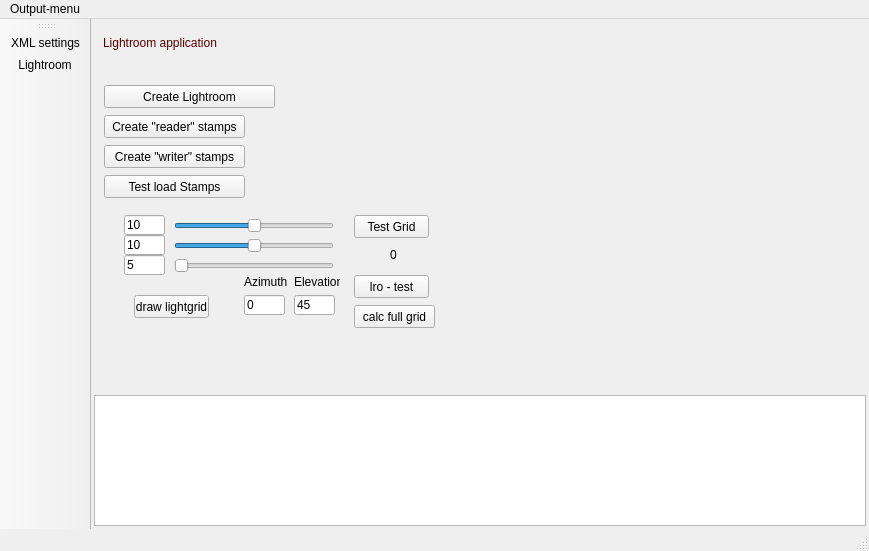
<?xml version="1.0" encoding="UTF-8"?>
<ui version="4.0">
 <class>MainWindowClass</class>
 <widget class="QMainWindow" name="MainWindowClass">
  <property name="geometry">
   <rect>
    <x>0</x>
    <y>0</y>
    <width>869</width>
    <height>551</height>
   </rect>
  </property>
  <property name="windowTitle">
   <string>FON Studio</string>
  </property>
  <property name="windowIcon">
   <iconset>
    <normaloff>:/phone-icon.png</normaloff>:/phone-icon.png</iconset>
  </property>
  <widget class="QWidget" name="centralWidget">
   <layout class="QGridLayout" name="gridLayout" rowstretch="0,5,2">
    <property name="margin">
     <number>3</number>
    </property>
    <property name="spacing">
     <number>3</number>
    </property>
    <item row="0" column="0" colspan="2">
     <widget class="QWidget" name="mainCaption" native="true">
      <property name="minimumSize">
       <size>
        <width>0</width>
        <height>40</height>
       </size>
      </property>
      <property name="maximumSize">
       <size>
        <width>16777215</width>
        <height>40</height>
       </size>
      </property>
      <widget class="QLabel" name="headerCaption">
       <property name="geometry">
        <rect>
         <x>9</x>
         <y>9</y>
         <width>701</width>
         <height>24</height>
        </rect>
       </property>
       <property name="styleSheet">
        <string>font: 75 14pt &quot;Verdana&quot;;
color: rgb(85, 0, 0);</string>
       </property>
       <property name="text">
        <string>Lightroom application</string>
       </property>
       <property name="textFormat">
        <enum>Qt::PlainText</enum>
       </property>
      </widget>
     </widget>
    </item>
    <item row="1" column="0">
     <widget class="QStackedWidget" name="editStack">
      <property name="sizePolicy">
       <sizepolicy hsizetype="Preferred" vsizetype="Preferred">
        <horstretch>0</horstretch>
        <verstretch>0</verstretch>
       </sizepolicy>
      </property>
      <property name="minimumSize">
       <size>
        <width>400</width>
        <height>0</height>
       </size>
      </property>
      <property name="currentIndex">
       <number>1</number>
      </property>
      <widget class="QWidget" name="pageXML">
       <layout class="QVBoxLayout" name="verticalLayout">
        <item>
         <layout class="QHBoxLayout" name="horizontalLayout">
          <item>
           <widget class="QLineEdit" name="initFileName">
            <property name="text">
             <string>fon.xml</string>
            </property>
           </widget>
          </item>
          <item>
           <widget class="QPushButton" name="reloadFile">
            <property name="toolTip">
             <string>Reload file from drive</string>
            </property>
            <property name="text">
             <string>Reload</string>
            </property>
           </widget>
          </item>
          <item>
           <widget class="QPushButton" name="openFile">
            <property name="toolTip">
             <string>open file using file dialog</string>
            </property>
            <property name="text">
             <string>Open</string>
            </property>
           </widget>
          </item>
          <item>
           <widget class="QPushButton" name="saveFile">
            <property name="toolTip">
             <string>save current XML to file</string>
            </property>
            <property name="text">
             <string>Save</string>
            </property>
           </widget>
          </item>
          <item>
           <widget class="QPushButton" name="applyXML">
            <property name="toolTip">
             <string>load xml file into the system (necessary!)</string>
            </property>
            <property name="text">
             <string>Apply!</string>
            </property>
           </widget>
          </item>
         </layout>
        </item>
        <item>
         <widget class="QTextEdit" name="iniEdit">
          <property name="enabled">
           <bool>true</bool>
          </property>
          <property name="sizePolicy">
           <sizepolicy hsizetype="Expanding" vsizetype="Expanding">
            <horstretch>0</horstretch>
            <verstretch>1</verstretch>
           </sizepolicy>
          </property>
          <property name="maximumSize">
           <size>
            <width>1000</width>
            <height>16777215</height>
           </size>
          </property>
         </widget>
        </item>
       </layout>
      </widget>
      <widget class="QWidget" name="pageLightroom">
       <widget class="QPushButton" name="pbCreateLightroom">
        <property name="geometry">
         <rect>
          <x>10</x>
          <y>20</y>
          <width>171</width>
          <height>23</height>
         </rect>
        </property>
        <property name="text">
         <string>Create Lightroom</string>
        </property>
       </widget>
       <widget class="QPushButton" name="testLRO">
        <property name="geometry">
         <rect>
          <x>260</x>
          <y>210</y>
          <width>75</width>
          <height>23</height>
         </rect>
        </property>
        <property name="text">
         <string>lro - test</string>
        </property>
       </widget>
       <widget class="QLineEdit" name="lr_x">
        <property name="geometry">
         <rect>
          <x>30</x>
          <y>150</y>
          <width>41</width>
          <height>20</height>
         </rect>
        </property>
        <property name="text">
         <string>10</string>
        </property>
       </widget>
       <widget class="QLineEdit" name="lr_z">
        <property name="geometry">
         <rect>
          <x>30</x>
          <y>190</y>
          <width>41</width>
          <height>20</height>
         </rect>
        </property>
        <property name="text">
         <string>5</string>
        </property>
       </widget>
       <widget class="QLineEdit" name="lr_y">
        <property name="geometry">
         <rect>
          <x>30</x>
          <y>170</y>
          <width>41</width>
          <height>20</height>
         </rect>
        </property>
        <property name="text">
         <string>10</string>
        </property>
       </widget>
       <widget class="QPushButton" name="lroTestHemi">
        <property name="geometry">
         <rect>
          <x>260</x>
          <y>150</y>
          <width>75</width>
          <height>23</height>
         </rect>
        </property>
        <property name="text">
         <string>Test Grid</string>
        </property>
       </widget>
       <widget class="QPushButton" name="lrCalcFullGrid">
        <property name="geometry">
         <rect>
          <x>260</x>
          <y>240</y>
          <width>81</width>
          <height>23</height>
         </rect>
        </property>
        <property name="text">
         <string>calc full grid</string>
        </property>
       </widget>
       <widget class="QPushButton" name="lrLightGrid">
        <property name="geometry">
         <rect>
          <x>40</x>
          <y>230</y>
          <width>75</width>
          <height>23</height>
         </rect>
        </property>
        <property name="text">
         <string>draw lightgrid</string>
        </property>
       </widget>
       <widget class="QSlider" name="lrSliderX">
        <property name="geometry">
         <rect>
          <x>80</x>
          <y>150</y>
          <width>160</width>
          <height>21</height>
         </rect>
        </property>
        <property name="minimum">
         <number>-50</number>
        </property>
        <property name="maximum">
         <number>50</number>
        </property>
        <property name="orientation">
         <enum>Qt::Horizontal</enum>
        </property>
       </widget>
       <widget class="QSlider" name="lrSliderY">
        <property name="geometry">
         <rect>
          <x>80</x>
          <y>170</y>
          <width>160</width>
          <height>21</height>
         </rect>
        </property>
        <property name="minimum">
         <number>-50</number>
        </property>
        <property name="maximum">
         <number>50</number>
        </property>
        <property name="orientation">
         <enum>Qt::Horizontal</enum>
        </property>
       </widget>
       <widget class="QSlider" name="lrSliderZ">
        <property name="geometry">
         <rect>
          <x>80</x>
          <y>190</y>
          <width>160</width>
          <height>21</height>
         </rect>
        </property>
        <property name="maximum">
         <number>50</number>
        </property>
        <property name="orientation">
         <enum>Qt::Horizontal</enum>
        </property>
       </widget>
       <widget class="QLineEdit" name="lrAzim">
        <property name="geometry">
         <rect>
          <x>150</x>
          <y>230</y>
          <width>41</width>
          <height>20</height>
         </rect>
        </property>
        <property name="text">
         <string>0</string>
        </property>
       </widget>
       <widget class="QLineEdit" name="lrElevation">
        <property name="geometry">
         <rect>
          <x>200</x>
          <y>230</y>
          <width>41</width>
          <height>20</height>
         </rect>
        </property>
        <property name="text">
         <string>45</string>
        </property>
       </widget>
       <widget class="QLabel" name="label_4">
        <property name="geometry">
         <rect>
          <x>150</x>
          <y>210</y>
          <width>46</width>
          <height>14</height>
         </rect>
        </property>
        <property name="text">
         <string>Azimuth</string>
        </property>
       </widget>
       <widget class="QLabel" name="label_5">
        <property name="geometry">
         <rect>
          <x>200</x>
          <y>210</y>
          <width>46</width>
          <height>14</height>
         </rect>
        </property>
        <property name="text">
         <string>Elevation</string>
        </property>
       </widget>
       <widget class="QPushButton" name="lrProcess">
        <property name="geometry">
         <rect>
          <x>10</x>
          <y>80</y>
          <width>141</width>
          <height>23</height>
         </rect>
        </property>
        <property name="text">
         <string>Create &quot;writer&quot; stamps</string>
        </property>
       </widget>
       <widget class="QLabel" name="lrHemiValue">
        <property name="geometry">
         <rect>
          <x>296</x>
          <y>180</y>
          <width>20</width>
          <height>20</height>
         </rect>
        </property>
        <property name="text">
         <string>0</string>
        </property>
       </widget>
       <widget class="QPushButton" name="lrLoadStamps">
        <property name="geometry">
         <rect>
          <x>10</x>
          <y>110</y>
          <width>141</width>
          <height>23</height>
         </rect>
        </property>
        <property name="text">
         <string>Test load Stamps</string>
        </property>
       </widget>
       <widget class="QPushButton" name="lrReadStamps">
        <property name="geometry">
         <rect>
          <x>10</x>
          <y>50</y>
          <width>141</width>
          <height>23</height>
         </rect>
        </property>
        <property name="text">
         <string>Create &quot;reader&quot; stamps</string>
        </property>
       </widget>
      </widget>
      <widget class="QWidget" name="pageFON">
       <layout class="QVBoxLayout" name="verticalLayout_2"/>
      </widget>
     </widget>
    </item>
    <item row="1" column="1">
     <widget class="PaintArea" name="PaintWidget" native="true">
      <property name="sizePolicy">
       <sizepolicy hsizetype="Expanding" vsizetype="Expanding">
        <horstretch>2</horstretch>
        <verstretch>0</verstretch>
       </sizepolicy>
      </property>
      <property name="cursor">
       <cursorShape>CrossCursor</cursorShape>
      </property>
      <property name="autoFillBackground">
       <bool>true</bool>
      </property>
     </widget>
    </item>
    <item row="2" column="0" colspan="2">
     <widget class="QPlainTextEdit" name="logOutput">
      <property name="sizePolicy">
       <sizepolicy hsizetype="Expanding" vsizetype="Expanding">
        <horstretch>0</horstretch>
        <verstretch>2</verstretch>
       </sizepolicy>
      </property>
      <property name="maximumSize">
       <size>
        <width>16777215</width>
        <height>200</height>
       </size>
      </property>
     </widget>
    </item>
   </layout>
  </widget>
  <widget class="QMenuBar" name="menuBar">
   <property name="geometry">
    <rect>
     <x>0</x>
     <y>0</y>
     <width>869</width>
     <height>20</height>
    </rect>
   </property>
   <widget class="QMenu" name="menuOutput_menu">
    <property name="title">
     <string>Output-menu</string>
    </property>
    <addaction name="actionTreelist"/>
    <addaction name="actionFON_grid"/>
   </widget>
   <addaction name="menuOutput_menu"/>
  </widget>
  <widget class="QToolBar" name="mainToolBar">
   <property name="iconSize">
    <size>
     <width>32</width>
     <height>32</height>
    </size>
   </property>
   <property name="toolButtonStyle">
    <enum>Qt::ToolButtonTextUnderIcon</enum>
   </property>
   <attribute name="toolBarArea">
    <enum>LeftToolBarArea</enum>
   </attribute>
   <attribute name="toolBarBreak">
    <bool>false</bool>
   </attribute>
   <addaction name="actionEdit_XML_settings"/>
   <addaction name="actionLightroom"/>
  </widget>
  <widget class="QStatusBar" name="statusBar"/>
  <action name="actionLightroom">
   <property name="icon">
    <iconset>
     <normaloff>:/camera.png</normaloff>:/camera.png</iconset>
   </property>
   <property name="text">
    <string>Lightroom</string>
   </property>
   <property name="toolTip">
    <string>switch to lightroom</string>
   </property>
  </action>
  <action name="actionEdit_XML_settings">
   <property name="icon">
    <iconset>
     <normaloff>:/source_xml.png</normaloff>:/source_xml.png</iconset>
   </property>
   <property name="text">
    <string>XML settings</string>
   </property>
  </action>
  <action name="actionTreelist">
   <property name="text">
    <string>treelist</string>
   </property>
  </action>
  <action name="actionFON_grid">
   <property name="text">
    <string>FON grid</string>
   </property>
  </action>
 </widget>
 <layoutdefault spacing="6" margin="11"/>
 <customwidgets>
  <customwidget>
   <class>PaintArea</class>
   <extends>QWidget</extends>
   <header>paintarea.h</header>
   <container>1</container>
  </customwidget>
 </customwidgets>
 <tabstops>
  <tabstop>lr_x</tabstop>
  <tabstop>lr_y</tabstop>
  <tabstop>lr_z</tabstop>
  <tabstop>iniEdit</tabstop>
  <tabstop>pbCreateLightroom</tabstop>
  <tabstop>logOutput</tabstop>
  <tabstop>testLRO</tabstop>
  <tabstop>initFileName</tabstop>
  <tabstop>applyXML</tabstop>
  <tabstop>saveFile</tabstop>
  <tabstop>lroTestHemi</tabstop>
  <tabstop>lrCalcFullGrid</tabstop>
  <tabstop>lrLightGrid</tabstop>
 </tabstops>
 <resources/>
 <connections>
  <connection>
   <sender>lrSliderX</sender>
   <signal>valueChanged(int)</signal>
   <receiver>lroTestHemi</receiver>
   <slot>click()</slot>
   <hints>
    <hint type="sourcelabel">
     <x>218</x>
     <y>176</y>
    </hint>
    <hint type="destinationlabel">
     <x>173</x>
     <y>242</y>
    </hint>
   </hints>
  </connection>
  <connection>
   <sender>lrSliderY</sender>
   <signal>valueChanged(int)</signal>
   <receiver>lroTestHemi</receiver>
   <slot>click()</slot>
   <hints>
    <hint type="sourcelabel">
     <x>280</x>
     <y>198</y>
    </hint>
    <hint type="destinationlabel">
     <x>167</x>
     <y>240</y>
    </hint>
   </hints>
  </connection>
  <connection>
   <sender>lrSliderZ</sender>
   <signal>valueChanged(int)</signal>
   <receiver>lroTestHemi</receiver>
   <slot>click()</slot>
   <hints>
    <hint type="sourcelabel">
     <x>251</x>
     <y>216</y>
    </hint>
    <hint type="destinationlabel">
     <x>182</x>
     <y>243</y>
    </hint>
   </hints>
  </connection>
 </connections>
</ui>
